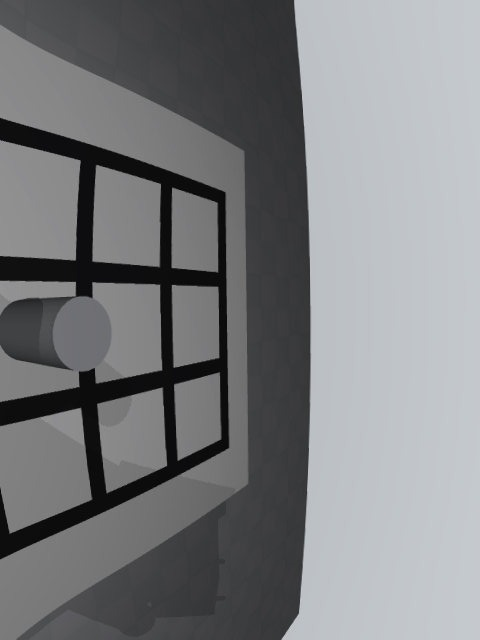
#> input picture data/annotations/sim_fwdcenterlab_2026_09_02/classification/can/can_0002.jpg, 480 x 640 px; its folder holds only this picture in this run
$ python -i focus.py   (imports and definitions only)   (older library calls are emulated)
#> lines starting #> are read from the running program, lines starting #| are printed output that depends on the picture; after the words box and inside, x2 and y2 are one past the last pixel; in counts of white or black regions, pixels touching at a corner belong together
#> further down, picture is the input picture: shape (640, 480, 3); mean B, G, R 127.9, 125.6, 123.9
"""Focus measurement and the focus sweep (#77). Offline-testable: no SDK and no camera in this module.

Sharpness is measured on the board, not the whole frame (Pollen's autofocus scores the whole frame, so it finds
"clearest overall"): two numbers, the variance of the Laplacian and Pollen's Canny(50, 100) edge density, over
the board region, averaged over a few frames taken after a settle delay.

The sweep scans the focus motor over Pollen's zoom-dependent range, coarsely (steps of 10), then finely (+-10 in
steps of 2) around the best coarse value, picks the maximum, applies it and verifies. A FLAT curve (the
simulator, which renders sharp at every focus, or a motor that does not move) is reported as "no focus effect"
and the starting value is kept. The commands (`set_focus`) and the frame source (`measure`) are callables the
caller supplies; this module never sends one on its own.
"""
from __future__ import annotations

import math
from typing import Any, Callable

import cv2
import numpy as np

COARSE_STEP = 10
FINE_SPAN = 10
FINE_STEP = 2
FRAMES_PER_MEASURE = 3
#: A curve whose (max - min) / mean is below this is flat: nothing the focus motor does shows in the image.
FLAT_RATIO = 0.08
#: The verified sharpness at the chosen value must reach this share of the sweep's own reading there.
VERIFY_SHARE = 0.8
FOCUS_LIMITS = (0, 500)
CENTRE_CROP = 0.5  # fallback region: the middle half of the width and of the height
NO_EFFECT = "no focus effect"


# [11 lines left out: function pollen_range, not called in this run]


def coarse_values(low: int, high: int, step: int = COARSE_STEP) -> list[int]:
    return list(range(low, high + 1, step)) or [low]


# [4 lines left out: function fine_values, not called in this run]


# --- the board region and the sharpness numbers ----------------------------------------------------------

def to_gray(image: np.ndarray) -> np.ndarray:
    return cv2.cvtColor(image, cv2.COLOR_BGR2GRAY) if image.ndim == 3 else image


# [48 lines left out: functions centre_crop_mask, quads_mask, grid_quads, board_region, not called in this run]


def sharpness(image: np.ndarray, mask: np.ndarray | None = None) -> dict:
    """{'laplacian_var', 'canny_density'} of `image` over `mask` (the whole frame without one).

    Variance of the Laplacian of the grey image; Canny(50, 100) edge pixels over the region's pixels."""
    gray = to_gray(image)
    if mask is None:
        mask = np.ones(gray.shape[:2], np.uint8)
    inside = mask.astype(bool)
    pixels = int(inside.sum())
#> pixels = 307200
    if pixels == 0:
        raise ValueError("the sharpness region is empty")
    laplacian = cv2.Laplacian(gray, cv2.CV_64F)
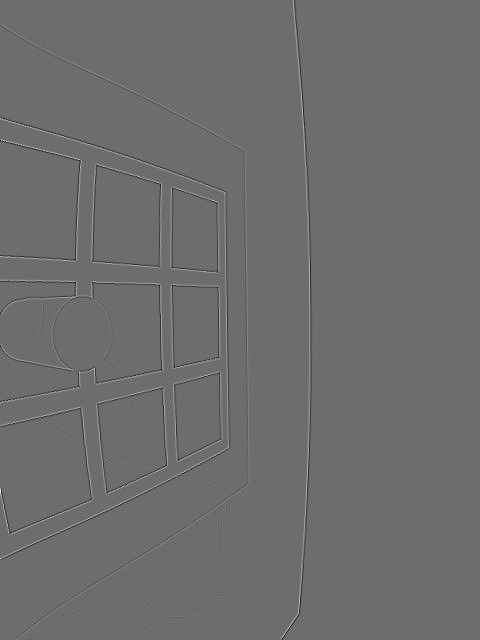
#> laplacian: shape (640, 480) float64; min -204, max 270, mean 0; drawn with min black and max white
    edges = cv2.Canny(gray, 50, 100)
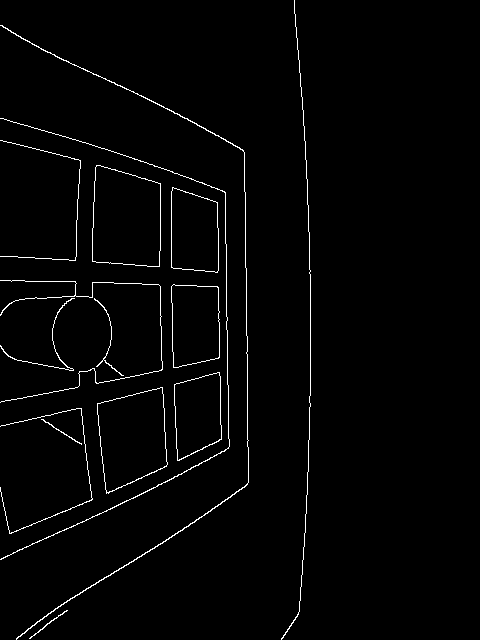
#> edges: shape (640, 480); 1.8% white in thin lines or dots, all inside (x1, y1, x2, y2) = (0, 0, 311, 640)
    return {"laplacian_var": float(laplacian[inside].var()), "canny_density": float((edges[inside] > 0).mean())}


# [6 lines left out: function average, not called in this run]


def measure_frames(frames: list[np.ndarray], mask: np.ndarray) -> dict:
    return average([sharpness(f, mask) for f in frames])


# --- the sweep -------------------------------------------------------------------------------------------

# [95 lines left out: functions is_flat, run_sweep, not called in this run]

>>> import cv2
>>> picture = cv2.imread('../../../data/annotations/sim_fwdcenterlab_2026_09_02/classification/can/can_0002.jpg')
>>> result = sharpness(picture)
#> result = {'laplacian_var': 164.4, 'canny_density': 0.0178}

$ run again, on data/annotations/sim_fwdcenterlab_2026_09_02/classification/can/can_0004.jpg
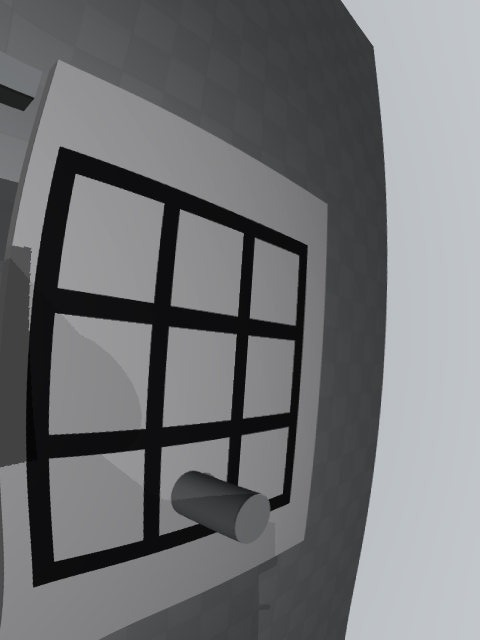
#> input picture data/annotations/sim_fwdcenterlab_2026_09_02/classification/can/can_0004.jpg, 480 x 640 px
#> picture is the input picture: shape (640, 480, 3); mean B, G, R 116.4, 114, 112.8
#> in sharpness, `laplacian = cv2.Laplacian(gray, cv2.CV_64F)`:
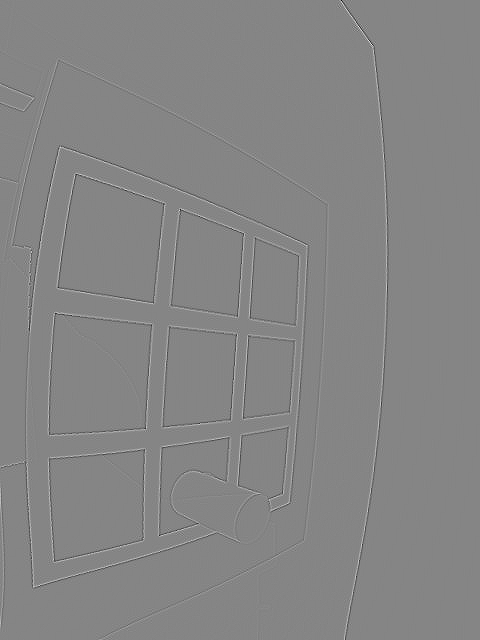
#> laplacian: shape (640, 480) float64; min -283, max 258, mean 0; drawn with min black and max white
#> in sharpness, `edges = cv2.Canny(gray, 50, 100)`:
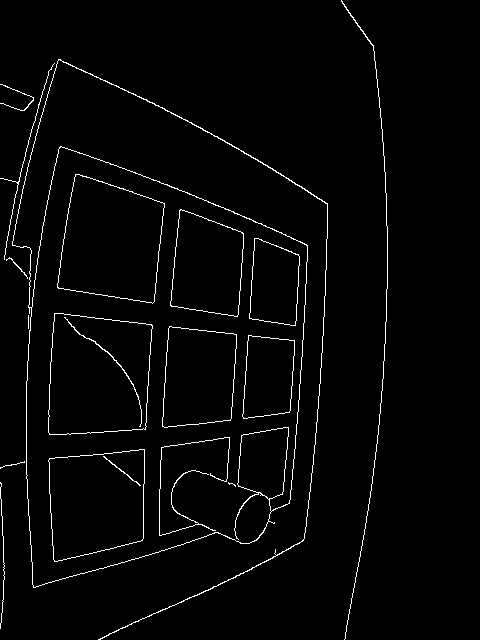
#> edges: shape (640, 480); 2.3% white in thin lines or dots, all inside (x1, y1, x2, y2) = (0, 0, 388, 640)
#> result = {'laplacian_var': 228.5, 'canny_density': 0.023}

$ run again, on data/annotations/sim_fwdcenterlab_2026_09_02/classification/can/can_0005.jpg
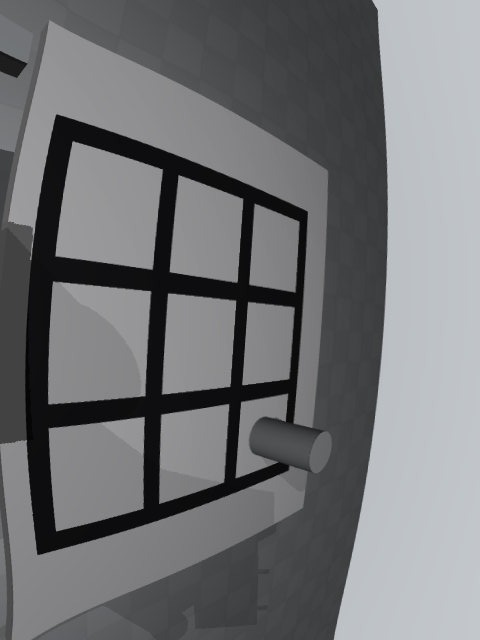
#> input picture data/annotations/sim_fwdcenterlab_2026_09_02/classification/can/can_0005.jpg, 480 x 640 px
#> picture is the input picture: shape (640, 480, 3); mean B, G, R 117.2, 114.7, 113.6
#> in sharpness, `laplacian = cv2.Laplacian(gray, cv2.CV_64F)`:
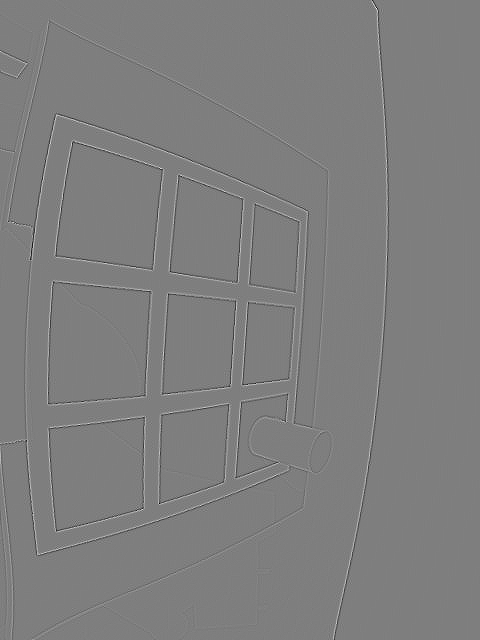
#> laplacian: shape (640, 480) float64; min -235, max 238, mean 0; drawn with min black and max white
#> in sharpness, `edges = cv2.Canny(gray, 50, 100)`:
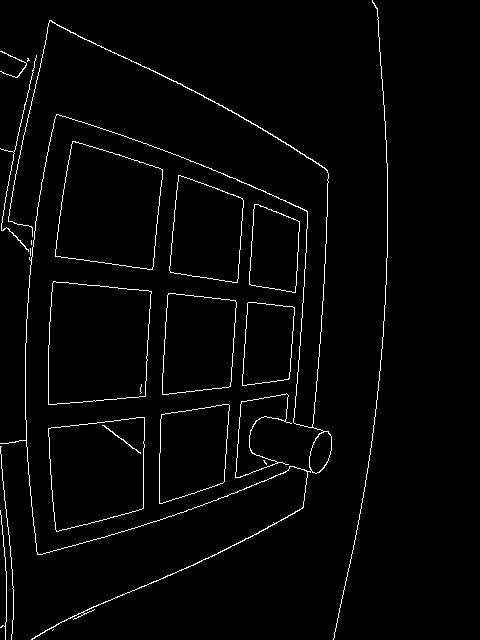
#> edges: shape (640, 480); 2.3% white in thin lines or dots, all inside (x1, y1, x2, y2) = (0, 0, 388, 640)
#> result = {'laplacian_var': 225.7, 'canny_density': 0.0231}
